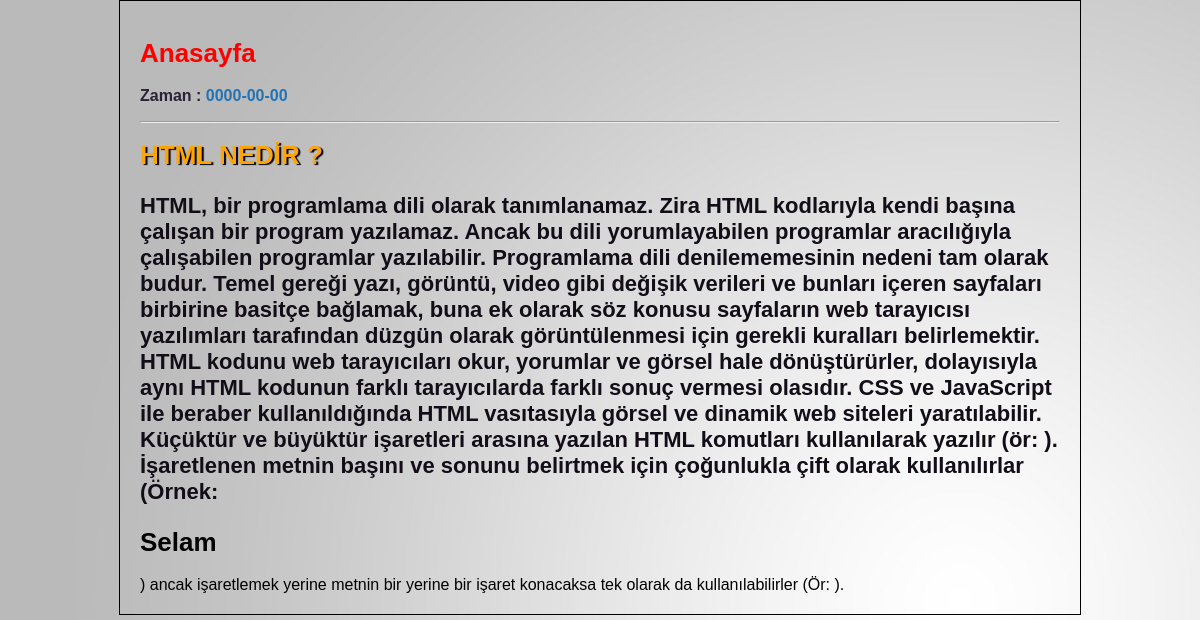
The app's page /goster.php?id=8 with its own data.
### tables this page shows
CREATE TABLE IF NOT EXISTS `makale` (
  `id` int(11) NOT NULL AUTO_INCREMENT,
  `baslik` varchar(50) NOT NULL,
  `icerik` text NOT NULL,
  `aciklama` varchar(255) NOT NULL,
  `yazar` varchar(30) NOT NULL,
  `tarih` date NOT NULL,
  PRIMARY KEY (`id`)
);

### goster.php (the view, shortened to what this page needs)
<?php require('db_config.php');
$id=$_GET['id'];
$stmt = $db->prepare('SELECT id, baslik, icerik, tarih FROM makale WHERE id=?');
$stmt->execute(array($id));
$row = $stmt->fetch();
?>
<!DOCTYPE html>
<html lang="en">
<head>
    <link rel="stylesheet" href="style.css">
</head>
<body>
	<div class="govde">
		<h1><a href="./" class="go">Anasayfa</a></h1>
<?php echo '<p><b style="color:#2A2337;">Zaman :</b> <b style="color:#2372B2;">'.$row['tarih'].'</b></p>'; ?><hr>
		<?php
			echo '<div>';
				echo '<h1 style="color:orange; text-shadow: 2px 1px 1px #000;">'.$row['baslik'].'</h1>';
				echo '<h3 style="color:#130D18">'.$row['icerik'].'</h3>';
			echo '</div>';
		?>
	</div>
</body>
</html>

### style.css (style rules this page uses)
body { margin: 0 auto; width: 960px; font-family: Verdana, Arial, sans-serif; border: 1px solid black; }
h1 { font-size: 26px; }
h3 { font-size: 22px; }
.govde { padding: 20px; }

### goster.php (style rules this page uses)
body { background:url(images/gray.jpg); }
.go { text-decoration:none;color:red; }

### records on screen
makale: tarih "0000-00-00", baslik "HTML NEDİR ?", icerik "HTML, bir programlama dili olarak tanımlanamaz. Zira HTML kodlarıyla kendi başına çalışan bir program yazılamaz. Ancak bu dili yorumlayabilen programlar aracılığıyla çalışabilen programlar yazılabilir. Programlama dili denilememesinin nedeni tam olarak budur. Temel gereği yazı, görüntü, video gibi değişik verileri ve bunları içeren sayfaları birbirine basitçe bağlamak, buna ek olarak söz konusu sayfaların web tarayıcısı yazılımları tarafından düzgün olarak görüntülenmesi için gerekli kuralları belirlemektir. HTML kodunu web tarayıcıları okur, yorumlar ve görsel hale dönüştürürler, dolayısıyla aynı HTML kodunun farklı tarayıcılarda farklı sonuç vermesi olasıdır. CSS ve JavaScript ile beraber…"
